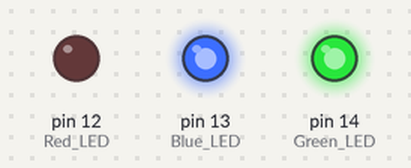
Bench run of a sketch on a simulated Arduino Uno, built with avr-gcc and run on an emulated ATmega328P. On the bench: output pins drawn as LEDs (lit = HIGH).

Above: at 0.5 s.
At 1.5 s:
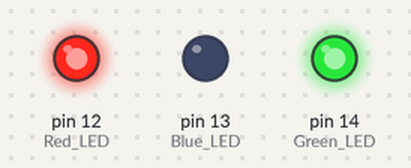
At 5.5 s:
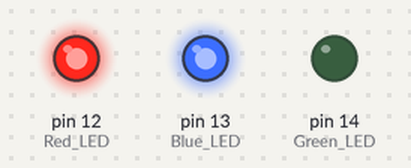
Timing chart, 0 to 6.9 s (numbered marks = the images above):
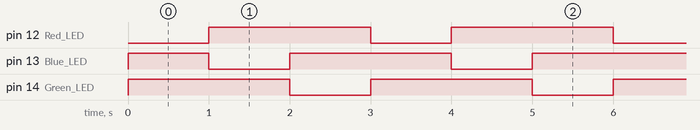

Measured:
- by itself, pin 12 (Red_LED), pin 13 (Blue_LED), pin 14 (Green_LED): alternates HIGH for 2.0 s and LOW for 1.0 s
- by itself, everything shown: repeats every 3.0 s, in 3 steps

The sketch:

minimal_led.ino
```cpp
#define Red_LED 12
#define Blue_LED 13
#define Green_LED 14

void setup() {
pinMode(Red_LED, OUTPUT);
pinMode(Blue_LED, OUTPUT);
pinMode(Green_LED, OUTPUT);

digitalWrite(Red_LED, HIGH); //led off
digitalWrite(Blue_LED, HIGH);  //led off
digitalWrite(Green_LED, HIGH);  //led off
}


void loop() {

LED ("Red");
delay(1000);

LED ("Blue");
delay(1000);

LED ("Green");
delay(1000);
}

void LED(String ledname)
{
      if (ledname == "Red")
    {digitalWrite(Red_LED, LOW); //led off
    digitalWrite(Blue_LED, HIGH);  //led off
    digitalWrite(Green_LED, HIGH);  //led off
    }

        if (ledname == "Green")
    {
    digitalWrite(Red_LED, HIGH); //led off
    digitalWrite(Blue_LED, HIGH);  //led off
    digitalWrite(Green_LED, LOW);  //led off
    }

      if (ledname == "Blue")
    {
    digitalWrite(Red_LED, HIGH); //led off
    digitalWrite(Blue_LED, LOW);  //led off
    digitalWrite(Green_LED, HIGH);  //led off
    }

}
```
